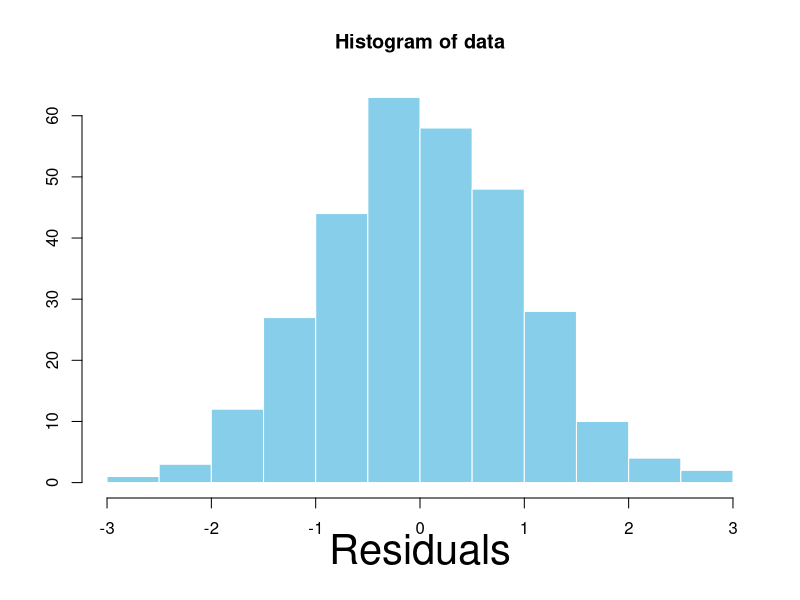
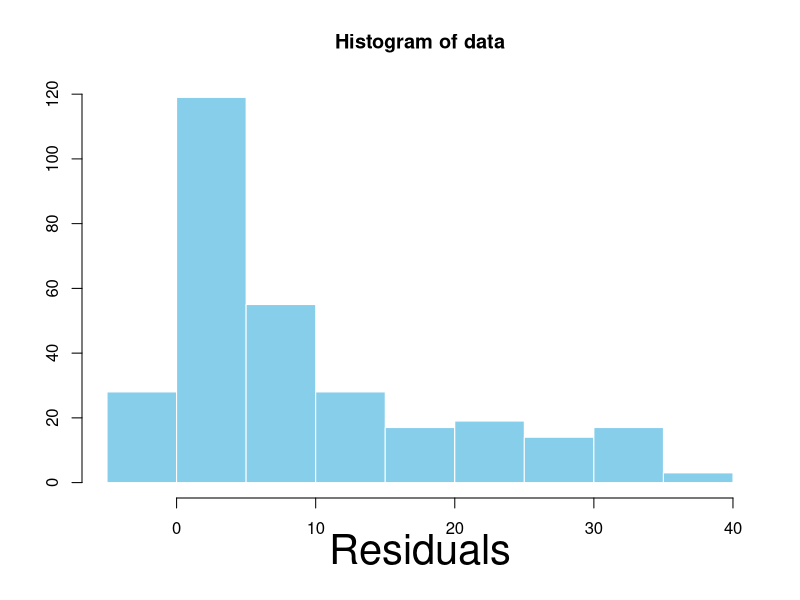
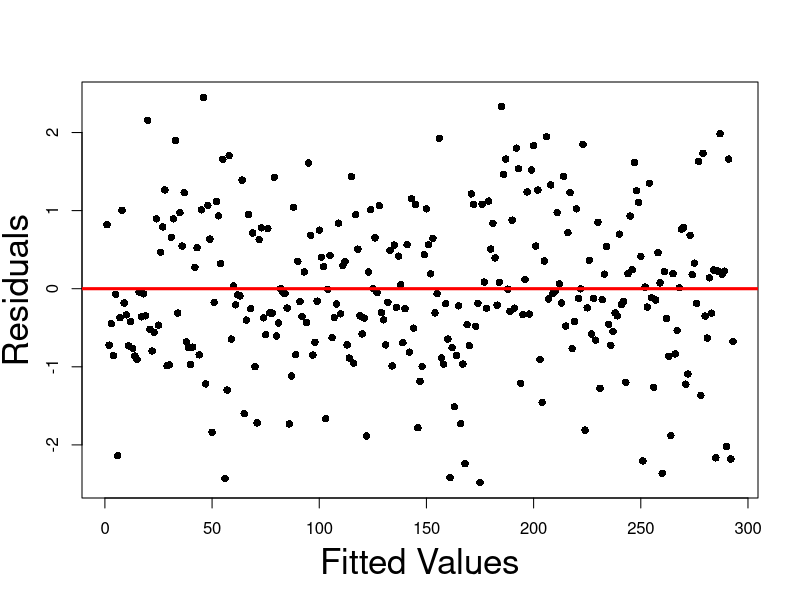
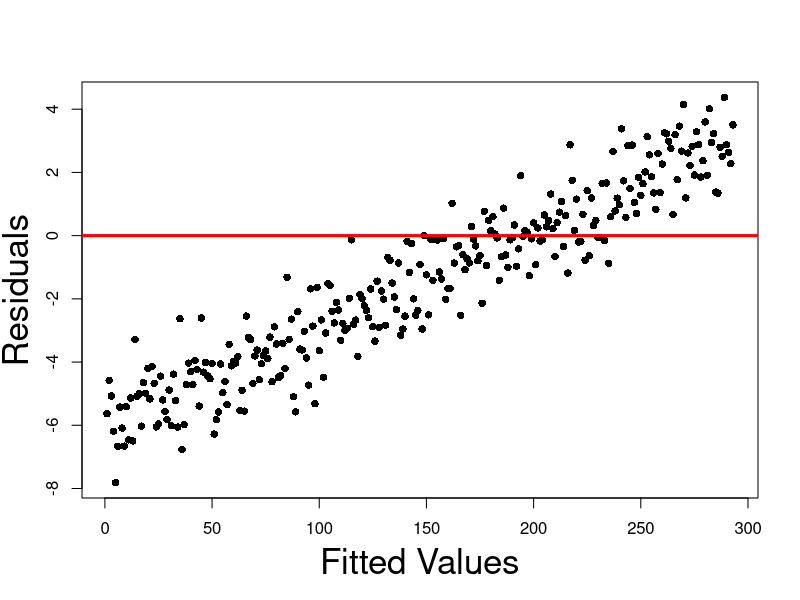
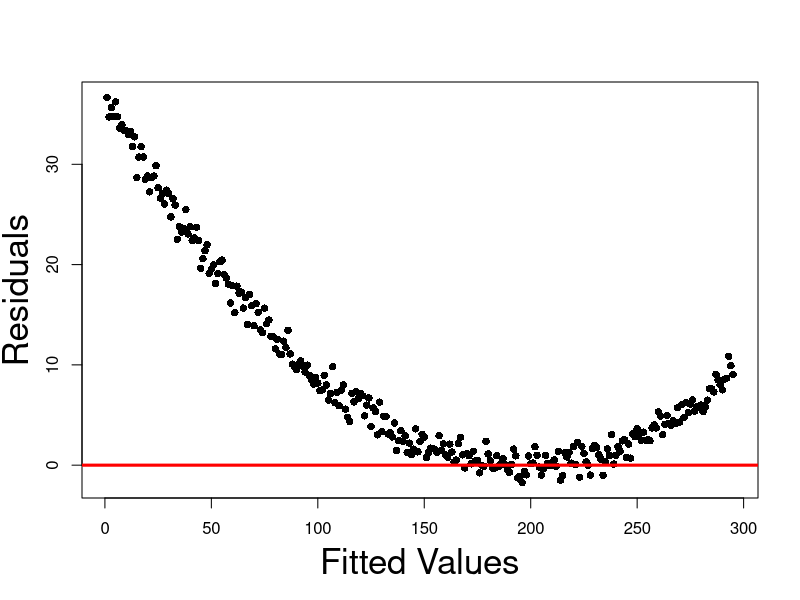
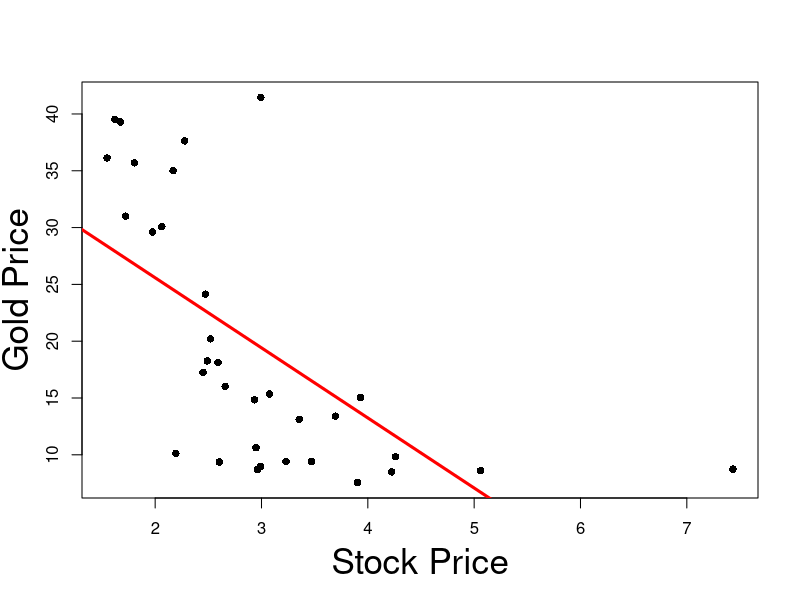
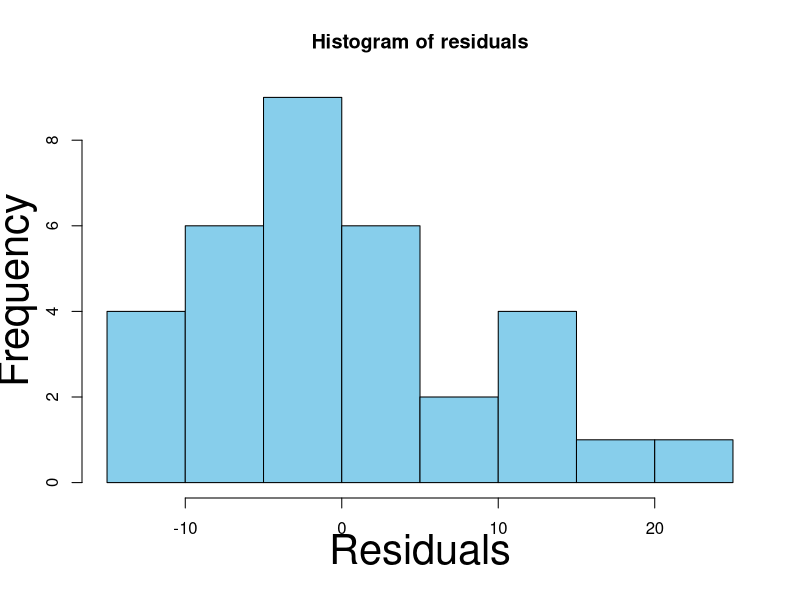
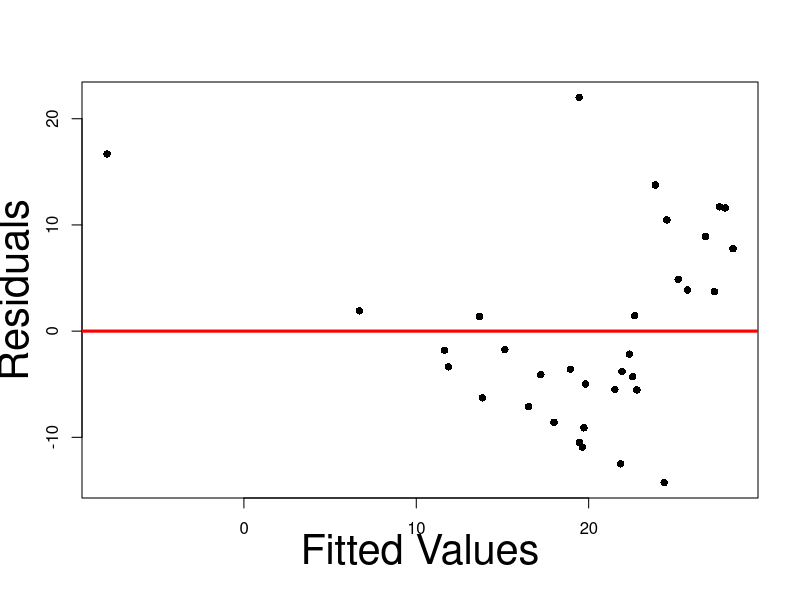

These figures' R source, in order:
## ---- chunk 1
#| echo: false
#| fig-asp: 1

# Generate random N(0,1) vector
data <- rnorm(300)

# Plot histogram of transformed data
hist(data, 
     xlab = "", 
     ylab = "", 
     col = "skyblue", 
     border = "white")

# Increase label size
mtext("Residuals", side=1, line=2.5, cex=2.5)
## ---- chunk 2
#| echo: false
#| fig-asp: 1

# Generate random N(0,1) vector
data <- rnorm(300)

trend <- seq(-6, 3, length.out = length(data))

# Add quadratic trend
data <- data + trend ^ 2

# Plot histogram of transformed data
hist(data, 
     xlab = "", 
     ylab = "", 
     col = "skyblue", 
     border = "white")

# Increase label size
mtext("Residuals", side=1, line=2.5, cex=2.5)
## ---- chunk 3
#| echo: false
#| fig-asp: 1

# Generate random N(0,1) vector
data <- rnorm(300)

# Threshold at 2.5 standard deviation for 
# better plot

data <- data[abs(data) <= 2.5]

plot(data, 
    xlab = "", 
    ylab = "", 
    pch = 16)

mtext("Fitted Values", side=1, line=3, cex=2.1)
mtext("Residuals", side=2, line=2.5, cex=2.1)

abline(0, 0, col = "red", lwd = 3)
## ---- chunk 4
#| echo: false
#| fig-asp: 1

# Generate random N(0,1) vector
data <- rnorm(300)

# Threshold at 2.5 standard deviation for 
# better plot

data <- data[abs(data) <= 2.5]

trend <- seq(-6, 3, length.out = length(data))

# Add linear trend
data <- data + trend

plot(data, 
    xlab = "", 
    ylab = "", 
    pch = 16)

mtext("Fitted Values", side=1, line=3, cex=2.1)
mtext("Residuals", side=2, line=2.5, cex=2.1)

abline(0, 0, col = "red", lwd = 3)
## ---- chunk 5
#| echo: false
#| fig-asp: 1

# Generate random N(0,1) vector
data <- rnorm(300)

# Threshold at 2.5 standard deviation for 
# better plot

data <- data[abs(data) <= 2.5]

trend <- seq(-6, 3, length.out = length(data))

# Add quadratic trend
data <- data + trend ^ 2

plot(data, 
    xlab = "", 
    ylab = "", 
    pch = 16)

mtext("Fitted Values", side=1, line=3, cex=2.1)
mtext("Residuals", side=2, line=2.5, cex=2.1)

abline(0, 0, col = "red", lwd = 3)
## ---- chunk 6
#| echo: false
#| fig-asp: 1

# Read the data
prices <- read.table(file = "datasets/stock_gold.txt",
                   header = TRUE
                  )

stock.price <- prices$stock_price
gold.price <- prices$gold_price

# Fit regression model
model <- lm(gold.price ~ stock.price)

# Create the plot
plot(stock.price,
     gold.price, 
     xlab = "", 
     ylab= "",
     pch = 16)

# Add labels
mtext("Stock Price", side=1, line=3, cex=2.1)
mtext("Gold Price", side=2, line=2.5, cex=2.1)

# Plot regression line
abline(model, col = "red", lwd = 3)
## ---- chunk 7
#| echo: false
#| fig-asp: 1

# Read the data
prices <- read.table(file = "datasets/stock_gold.txt",
                   header = TRUE
                  )

stock.price <- prices$stock_price
gold.price <- prices$gold_price

# Fit regression model
model <- lm(gold.price ~ stock.price)

# Compute residuals
residuals <- model$resid

# Histogram of residuals
hist(residuals,
xlab = "",
ylab = "",
col = "skyblue")

# Increase label size
mtext("Residuals", side = 1, line = 2.5, cex = 2.5)
mtext("Frequency", side = 2, line = 2.5, cex = 2.5)
## ---- chunk 8
#| echo: false
#| fig-asp: 1

# Read the data
prices <- read.table(file = "datasets/stock_gold.txt",
                   header = TRUE
                  )

stock.price <- prices$stock_price
gold.price <- prices$gold_price

# Fit regression model
model <- lm(gold.price ~ stock.price)

# Compute residuals
residuals <- model$resid

# Compute fitted values
fitted <- model$fitted

# Plot the residual graph
plot(fitted, residuals,
     xlab = "", 
     ylab = "",
     pch = 16)

# Increase label size
mtext("Fitted Values", side = 1, line = 2.5, cex = 2.5)
mtext("Residuals", side = 2, line = 2.5, cex = 2.5)

# Add y = 0 line for reference
abline(0, 0, col = "red", lwd = 3)
## ---- chunk 9
#| echo: false
#| fig-asp: 1

# Read the data
prices <- read.table(file = "datasets/stock_gold.txt",
                   header = TRUE
                  )

stock.price <- prices$stock_price
gold.price <- prices$gold_price

# Fit regression model
model <- lm(gold.price ~ stock.price)

# Compute residuals
residuals <- model$resid

# Compute fitted values
fitted <- model$fitted

# Plot the residual graph
plot(fitted, residuals,
     xlab = "", 
     ylab = "",
     pch = 16)

# Increase label size
mtext("Fitted Values", side = 1, line = 2.5, cex = 2.5)
mtext("Residuals", side = 2, line = 2.5, cex = 2.5)

# Add y = 0 line for reference
abline(0, 0, col = "red", lwd = 3)
## ---- chunk 10
#| echo: false
#| fig-asp: 1

# Read the data
prices <- read.table(file = "datasets/stock_gold.txt",
                   header = TRUE
                  )

stock.price <- prices$stock_price
gold.price <- prices$gold_price

# Transform data via log(y)
log.gold.price <- log(gold.price)

# Fit linear model with log(y) data
log.model <- lm(log.gold.price ~ stock.price)

# Compute residuals for log model
log.residuals <- log.model$resid

# Compute fitted values for log model
log.fitted <- log.model$fitted

# Plot the residual graph
plot(log.fitted, log.residuals,
     xlab = "", 
     ylab = "",
     pch = 16)

# Increase label size
mtext("Fitted Values", side = 1, line = 2.5, cex = 2.5)
mtext("Residuals", side = 2, line = 2.5, cex = 2.5)

# Add y = 0 line for reference
abline(0, 0, col = "red", lwd = 3)
## ---- chunk 11
#| echo: false
#| fig-asp: 1

# Read the data
prices <- read.table(file = "datasets/stock_gold.txt",
                   header = TRUE
                  )

stock.price <- prices$stock_price
gold.price <- prices$gold_price

# Fit regression model
model <- lm(gold.price ~ stock.price)

# Compute residuals
residuals <- model$resid

# Compute fitted values
fitted <- model$fitted

# Histogram of residuals
hist(residuals,
xlab = "",
ylab = "",
col = "skyblue")

# Increase label size
mtext("Residuals", side = 1, line = 2.5, cex = 2.5)
mtext("Frequency", side = 2, line = 2.5, cex = 2.5)
## ---- chunk 12
#| echo: false
#| fig-asp: 1

# Read the data
prices <- read.table(file = "datasets/stock_gold.txt",
                   header = TRUE
                  )

stock.price <- prices$stock_price
gold.price <- prices$gold_price

# Transform data via log(y)
log.gold.price <- log(gold.price)

# Fit linear model with log(y) data
log.model <- lm(log.gold.price ~ stock.price)

# Compute residuals for log model
log.residuals <- log.model$resid

# Compute fitted values for log model
log.fitted <- log.model$fitted

# Histogram of residuals
hist(log.residuals,
xlab = "",
ylab = "",
col = "skyblue")

# Increase label size
mtext("Residuals", side = 1, line = 2.5, cex = 2.5)
mtext("Frequency", side = 2, line = 2.5, cex = 2.5)
## ---- chunk 13
#| echo: false
#| fig-asp: 1

# Read the data
prices <- read.table(file = "datasets/stock_gold.txt",
                   header = TRUE
                  )

stock.price <- prices$stock_price
gold.price <- prices$gold_price

# Fit regression model
model <- lm(gold.price ~ stock.price)

# Compute residuals
residuals <- model$resid

# Time-series plot of residuals
plot(residuals, 
     xlab = "", 
     ylab= "",
     pch = 16,
     cex = 1.5)

# Add labels
mtext("Time", side=1, line=3, cex=2.1)
mtext("Residuals", side=2, line=2.5, cex=2.1)

# Add line y = 0 for reference
abline(0, 0, col = "red", lwd = 3)
## ---- chunk 14
# Read the data
prices <- read.table(file = "datasets/stock_gold.txt",
                   header = TRUE
                  )

stock.price <- prices$stock_price
gold.price <- prices$gold_price

# Fit regression model
model <- lm(gold.price ~ stock.price)

# Compute residuals
residuals <- model$resid

# Compute length of residuals
length(residuals)
## ---- chunk 15
#| echo: false
#| fig-asp: 1

# Read the data
prices <- read.table(file = "datasets/stock_gold.txt",
                   header = TRUE
                  )

stock.price <- prices$stock_price
gold.price <- prices$gold_price

# Fit regression model
model <- lm(gold.price ~ stock.price)

# Compute residuals
residuals <- model$resid

# Generate lagged version of residuals
residuals.lag.0 <- residuals[2:33]
residuals.lag.1 <-residuals[1:32]

# Plot Lag0 Vs Lag1 residuals
plot(residuals.lag.0, 
     residuals.lag.1,
     xlab = "", 
     ylab= "",
     pch = 16,
     cex = 1.5)

# Add labels
mtext("Residuals Lag 0", side=1, line=3, cex=2.1)
mtext("Residuals Lag 1", side=2, line=2.5, cex=2.1)
## ---- chunk 16
#| echo: true

# Enter the data
Z1 <- c(10, 15, 18, 24, 30)
Z3 <- c(52, 75, 97, 129, 152)

# Compute correlation
cor(Z1, Z3)
## ---- chunk 17
# Enter data
y <- c(70, 65, 90, 95, 110, 115, 120, 140, 155, 150)
x2 <- c(80, 100, 120, 140, 160, 180, 200, 220, 240, 260)
x3 <- c(810, 1009, 1273, 1425, 1633, 1876, 2052, 2201, 2435, 2686)

# Fit model
model <- lm(y ~ x2 + x3)

# We want to display only part of summary
# First capture the output into a vector
temp <- capture.output(summary(model))

# Then print only the lines of interest
cat(paste(temp[9:20], collapse = "\n"))
## ---- chunk 18
# Enter data
x2 <- c(80, 100, 120, 140, 160, 180, 200, 220, 240, 260)
x3 <- c(810, 1009, 1273, 1425, 1633, 1876, 2052, 2201, 2435, 2686)

# Compute correlation
cor(x2, x3)
## ---- chunk 19
# Enter data
y <- c(70, 65, 90, 95, 110, 115, 120, 140, 155, 150)
x2 <- c(80, 100, 120, 140, 160, 180, 200, 220, 240, 260)
x3 <- c(810, 1009, 1273, 1425, 1633, 1876, 2052, 2201, 2435, 2686)

# Fit expenditure as function of income
model.1 <- lm(y ~ x2)

# Capture output
temp.1 <- capture.output(summary(model.1))

# Print reduced output
cat(paste(temp.1[9:19], collapse = "\n"))
## ---- chunk 20
# Enter data
y <- c(70, 65, 90, 95, 110, 115, 120, 140, 155, 150)
x2 <- c(80, 100, 120, 140, 160, 180, 200, 220, 240, 260)
x3 <- c(810, 1009, 1273, 1425, 1633, 1876, 2052, 2201, 2435, 2686)

# Fit expenditure as function of wealth
model.2 <- lm(y ~ x3)

# Capture output
temp.2 <- capture.output(summary(model.2))

# Print reduced output
cat(paste(temp.2[9:19], collapse = "\n"))
## ---- chunk 21
longley <- read.table(file = "datasets/longley.txt",
                      header = TRUE)

head(longley,n=3)
## ---- chunk 22
# Read data file
longley <- read.table(file = "datasets/longley.txt",
                      header = TRUE)

# Return correlations larger than 0.9
cor(longley[ , 1:5]) > 0.9
## ---- chunk 23
#| echo: true
#| code-fold: true
#| code-summary: "Click here for full code"
#| fig-asp: 1

# Divorces data
year <- c(1, 2, 3, 4, 5, 6,7, 8, 9, 10, 15, 20, 25, 30)
percent <- c(3.51, 9.5, 8.91, 9.35, 8.18, 6.43, 5.31, 
             5.07, 3.65, 3.8, 2.83, 1.51, 1.27, 0.49)

# Fit linear model
linear <- lm(percent ~ year)

# Fit order 6 model
order_6 <- lm(percent ~ year  + I( year^2 ) + I( year^3 ) + 
                                I( year^4 ) + I( year^5 ) +
                                I( year^6 ))

# Scatter plot of data
plot(year, percent, xlab = "", ylab = "", pch = 16, cex = 2)

# Add labels
mtext("Years of marriage", side = 1, line = 3, cex = 2.1)
mtext("Risk of divorce by adultery", side = 2, line = 2.5, cex = 2.1)

# Plot Linear Vs Quadratic
polynomial <- Vectorize(function(x, ps) {
  n <- length(ps)
  sum(ps*x^(1:n-1))
}, "x")
curve(polynomial(x, coef(linear)), add=TRUE, col = "red", lwd = 2)
curve(polynomial(x, coef(order_6)), add=TRUE, col = "blue", lty = 2, lwd = 3)
legend("topright", legend = c("Linear", "Order 6"), 
       col = c("red", "blue"), lty = c(1,2), cex = 3, lwd = 3)
## ---- chunk 24
#| echo: true
#| code-fold: true
#| code-summary: "Click here for full code"
#| fig-asp: 1

# Divorces data
year <- c(1, 2, 3, 4, 5, 6,7, 8, 9, 10, 15, 20, 25, 30)
percent <- c(3.51, 9.5, 8.91, 9.35, 8.18, 6.43, 5.31, 
             5.07, 3.65, 3.8, 2.83, 1.51, 1.27, 0.49)

# Fit linear model
linear <- lm(percent ~ year)

# Fit order 6 model
order_6 <- lm(percent ~ year  + I( year^2 ) + I( year^3 ) + 
                                I( year^4 ) + I( year^5 ) +
                                I( year^6 ))

# Scatter plot of data
plot(year, percent, xlab = "", ylab = "", pch = 16, cex = 2)

# Add labels
mtext("Years of marriage", side = 1, line = 3, cex = 2.1)
mtext("Risk of divorce by adultery", side = 2, line = 2.5, cex = 2.1)

# Plot Linear Vs Quadratic
polynomial <- Vectorize(function(x, ps) {
  n <- length(ps)
  sum(ps*x^(1:n-1))
}, "x")
curve(polynomial(x, coef(linear)), add=TRUE, col = "red", lwd = 2)
curve(polynomial(x, coef(order_6)), add=TRUE, col = "blue", lty = 2, lwd = 3)
legend("topright", legend = c("Linear", "Order 6"), 
       col = c("red", "blue"), lty = c(1,2), cex = 3, lwd = 3)
## ---- chunk 25
#| echo: true
#| code-fold: true
#| code-summary: "Click here for full code"
#| fig-asp: 1

# Divorces data
year <- c(1, 2, 3, 4, 5, 6,7, 8, 9, 10, 15, 20, 25, 30)
percent <- c(3.51, 9.5, 8.91, 9.35, 8.18, 6.43, 5.31, 
             5.07, 3.65, 3.8, 2.83, 1.51, 1.27, 0.49)

# Fit linear model
linear <- lm(percent ~ year)

# Fit order 6 model
order_6 <- lm(percent ~ year  + I( year^2 ) + I( year^3 ) + 
                                I( year^4 ) + I( year^5 ) +
                                I( year^6 ))

# Scatter plot of data
plot(year, percent, xlab = "", ylab = "", pch = 16, cex = 2)

# Add labels
mtext("Years of marriage", side = 1, line = 3, cex = 2.1)
mtext("Risk of divorce by adultery", side = 2, line = 2.5, cex = 2.1)

# Plot Linear Vs Quadratic
polynomial <- Vectorize(function(x, ps) {
  n <- length(ps)
  sum(ps*x^(1:n-1))
}, "x")
curve(polynomial(x, coef(linear)), add=TRUE, col = "red", lwd = 2)
curve(polynomial(x, coef(order_6)), add=TRUE, col = "blue", lty = 2, lwd = 3)
legend("topright", legend = c("Linear", "Order 6"), 
       col = c("red", "blue"), lty = c(1,2), cex = 3, lwd = 3)
